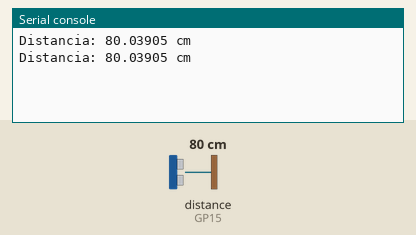
Simulated run of this program. Board: Raspberry Pi Pico running MicroPython. On the bench: the last lines printed to the serial console. The inputs (shaded band) are chosen by the test bench; at power-on: distance to the obstacle (sensor on GP15) 80 cm. The echo pulse lasts 58.3 µs per cm.

Above: at 1.2 s.
1.3 s: distance to the obstacle (sensor on GP15) set to 2 cm
At 2.6 s:
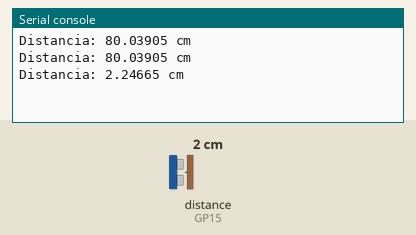
2.8 s: distance to the obstacle (sensor on GP15) set to 4 cm
At 3.8 s:
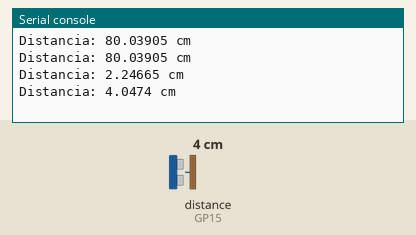
Timing chart, 0 to 5.8 s (numbered marks = the images above; inputs shaded):
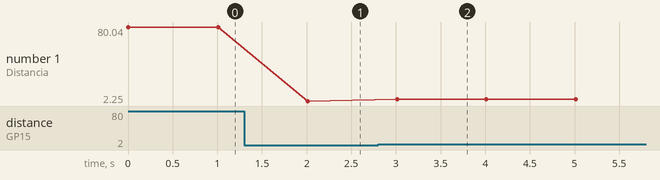

Measured:
- after the input at 1.3 s, the serial console: prints a new line after 0.71 s (image 1)
- after the input at 2.8 s, the serial console: prints a new line after 0.21 s (image 2)
- plotted number 1: 80.04 → 2.25 after the input at 1.3 s, 2.25 → 4.05 after the input at 2.8 s

The program:

Clase_5__Ultrasonico_.py
```python
# Importamos libreria
from machine import Pin
import time

TRIGGER = Pin(14,Pin.OUT)  # Declaramos el pin 14 como salida y lo almacenamos en la variable TRIGGER
ECHO = Pin(15, Pin.IN)     # Declaramos el pin 14 como salida y lo almacenamos en la variable TRIGGER
distancia = 0              # Declaramos que la variable distancia tenga un valor de 0

while True:                # Iniciamos el bucle infinito

    TRIGGER.high()         # TRIGGER pasa a valor alto // TRIGGER.value(1)
    time.sleep(0.00001)    # le damos un tiempo de 10 Micosegundos //time.sleep_us(10)
    TRIGGER.low()          # TRIGGER pasa a valor bajo // TRIGGER.value(0)

    while ECHO.value() == 0:
        comienzo = time.ticks_us() # Medimos el tiempo en que la señal tarda en ir
    while ECHO.value() ==1:
        final = time.ticks_us()    # Medimos el tiempo en que la señal tarda en volver

    duracion = final - comienzo    # Calculamos la duración
    distancia = (duracion * 0.0343) / 2 # Calculamos la distancia multiplicando la velocidad del sonido y dividiéndola por 2 para así poder tomar la distancia del objeto
    print("Distancia:",distancia,"cm") # Imprimimos la variable distancia
    time.sleep(1)  #le damos un tiempo de 1 Segundo
```
